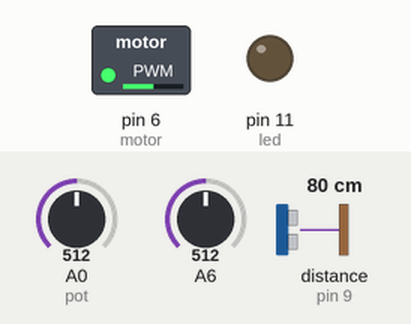
Simulated run of this sketch. Board: Arduino Uno, built with avr-gcc and run on an emulated ATmega328P. Parts: switched loads named in the sketch (green lamp = pin HIGH), output pins drawn as LEDs (lit = HIGH). Wiring (inferred from the names in the program): ultrasonic range finder: trigger pin 10; echo pin 9. The inputs (shaded band) are chosen by the test bench; at power-on: distance to the obstacle (sensor on pin 9) 80 cm, A6 = 512, A0 (pot) = 512. The echo pulse lasts 58.3 µs per cm; pins used as bus, display or sensor lines are not drawn.

Above: at 1.2 s.
1.3 s: distance to the obstacle (sensor on pin 9) set to 12 cm
2.8 s: distance to the obstacle (sensor on pin 9) set to 9 cm
At 4.0 s:
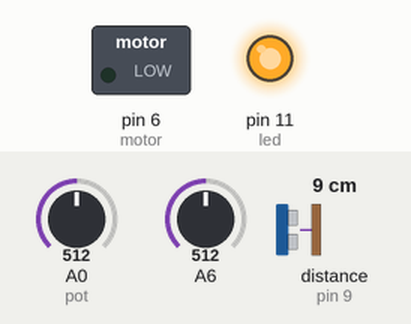
4.3 s: A6 set to 716
At 4.6 s:
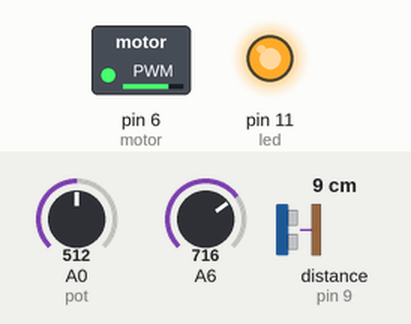
5.8 s: A6 set to 900
At 6.5 s:
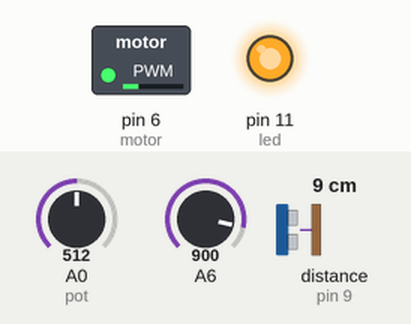
7.3 s: A6 set to 1023
At 8.3 s:
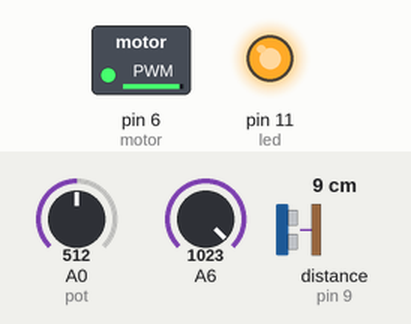
8.8 s: A6 set to 0
At 10.2 s:
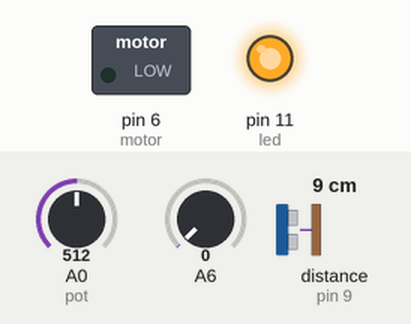
Timing chart, 0 to 11.3 s (numbered marks = the images above; inputs shaded):
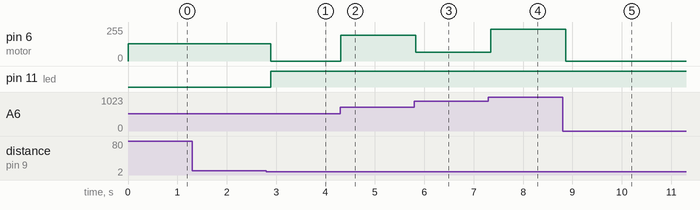

The sketch:

CAVfinal.ino
```cpp
int trig = 10;
int echo = 9;
int led = 11;
int pot = 0;
int motor = 6;
int set_spd = 0;
int min_dist = 10;
double curr_spd = 0;

void setup() {
  // put your setup code here, to run once:
  Serial.begin(9600);
  pinMode(led, OUTPUT);
  pinMode(trig, OUTPUT);
  pinMode(echo, INPUT);
  pinMode(motor, OUTPUT);
}

void loop() {
  // put your main code here, to run repeatedly:

  //ultrasonic set up
  digitalWrite(trig, LOW);
  delayMicroseconds(2);
  digitalWrite(trig, HIGH);
  delayMicroseconds(10);
  digitalWrite(trig, LOW);

  set_spd = analogRead(pot);
 // analogWrite(motor, set_spd/4);

  long duration = pulseIn(echo, HIGH);
  long distance_cm = duration/2/29.1;

  curr_spd = analogRead(motor);
  if (distance_cm < min_dist){
    analogWrite(motor, (curr_spd)/(0.5/distance_cm));
    digitalWrite(led, HIGH);
  }
  else{
    analogWrite(motor, set_spd/4);
    digitalWrite(led, LOW);
  }
  delay(100);
}
```

Measured:
- the behaviour switches between 11 and 10 cm on distance to the obstacle (sensor on pin 9) (found by bisection; images 0 and 1)
- after the input at 1.3 s, every drawn part: stays the same
- after the input at 2.8 s, pin 6 (motor): 128/255 → 0/255 after 0.09 s; pin 11 (led): LOW → HIGH after 0.09 s
- after the input at 4.3 s, pin 6 (motor): 0/255 → 192/255 at once
- after the input at 5.8 s, pin 6 (motor): 192/255 → 64/255 at once
- after the input at 7.3 s, pin 6 (motor): 64/255 → 240/255 after 0.05 s
- after the input at 8.8 s, pin 6 (motor): 240/255 → 0/255 after 0.07 s
